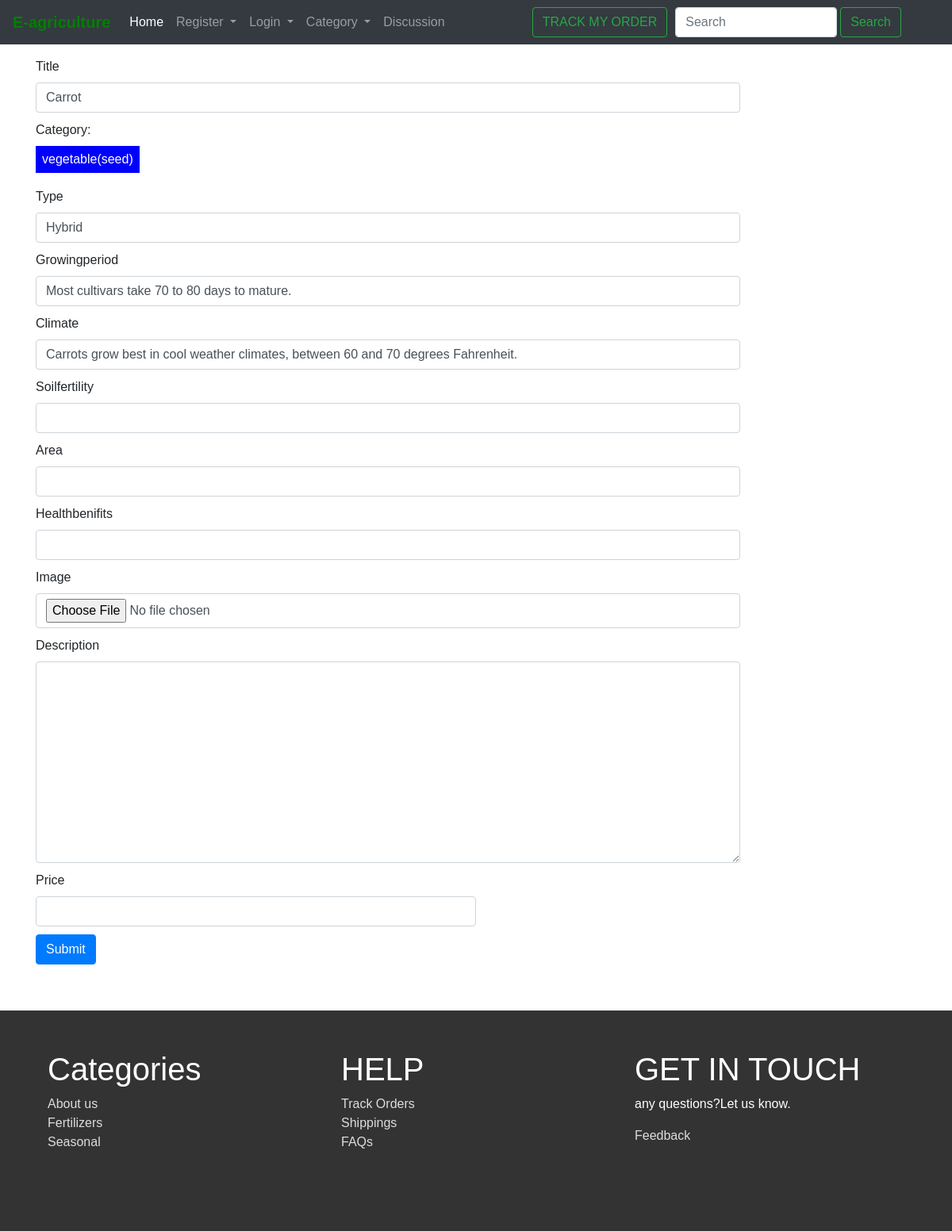
/seller/update/4/, run on the app's committed database.
### products/models.py (models this page shows, shortened)
class Product(models.Model):
    title = models.CharField(max_length=30)
    p_type = models.CharField(max_length=900,default='')
    p_area = models.CharField(max_length=900,default='',blank=True)
    growingperiod = models.CharField(max_length=900,default='',blank=True)
    climate = models.CharField(max_length=900,default='',blank=True)
    soilfertility = models.CharField(max_length=900,default='',blank=True)
    healthbenifits = models.TextField(max_length=2000,default='',blank=True)
    benifits = models.TextField(max_length=2000,default='',blank=True)
    content = models.TextField()
    fcomposition = models.CharField(max_length=1000,default='',blank=True)
    image = models.ImageField(default='default.jpg',upload_to='profile_pics',blank=False)
    date_posted = models.DateTimeField(default=timezone.now,null=True)
    category = models.CharField(max_length=30,default='')
    price = models.IntegerField()
    author = models.CharField(max_length=20)

### seller/views.py (the view)
# urls.py: path('update/<int:pk>/', update, name='update'),
def update(request,pk):
    currentuser = request.user.username
    if Seller.objects.filter(username=currentuser).exists():
        seller = 'yes'
    else:
        seller = None
    product = Product.objects.filter(id=pk).first()
    category = Category.objects.all()
    context = {
        'seller':seller,
        'product':product,
        'category':category
    }
    return render(request, 'seller/update.html', context)

### seller/templates/seller/update.html (shortened to what this page needs)
{% extends 'customer/base1.html' %}
{% block content %}
    <div class="row">
        <div class="container">
            <div class="addproduct">
                <form  method="POST" action="/seller/updateproduct/{{product.id}}/"  enctype="multipart/form-data">
                    <span>
                        <label for="title" >Title</label>
                        <input type="text" id="title" value="{{ product.title }}" name='title' class="form-control">
                    </span>
                    <span>
                        <label for="category">Category:</label>  <br>
                        <label class="cat">{{product.category}}</label>
                    </span>
                    <span class="p_type">
                        <label for="p_type" >Type</label>
                        <input type="p_type" id="p_type" value="{{ product.p_type }}" name='p_type' class="form-control">
                    </span>
                    <span class="growingperiod">
                        <label for="growingperiod">Growingperiod</label>
                        <input type="text" id="growingperiod" value="{{ product.growingperiod }}"  name='growingperiod' class="form-control">
                    </span>
                    <span class="climate">
                        <label for="climate">Climate</label>
                        <input type="text" id="climate" value="{{ product.climate }}" name='climate' class="form-control">
                    </span>
                    <span class="soilfertility">
                        <label for="soilfertility">Soilfertility</label>
                        <input type="text" id="soilfertility" name='soilfertility' class="form-control">
                    </span>
                    <span class="area">
                        <label for="area">Area</label>
                        <input type="text" id="area" name='area' class="form-control">
                    </span>
                    <span class="healthbenifits">
                        <label for="healthbenifits">Healthbenifits</label>
                        <input type="text" id="healthbenifits" name='healthbenifits' class="form-control">
                    </span>
                    <span class="image">
                        <label for="image" >Image</label>
                        <input type="file" id="image" name='image' class="form-control">
                    </span>
                    <span class="content">
                        <label for="content" >Description</label>
                        <textarea name="content" id="content" cols="100" rows="10" class="form-control"></textarea>
                    </span>
                    <span class="price">
                        <label for="price" >Price</label>
                        <input type="number" id="price" name='price' class="form-control">
                    </span>
                    <span>
                        <button type="submit" class="btn btn-primary">Submit</button>
                    </span>
                </form>
            </div>
        </div>
    </div>
            </div>
{% endblock %}

### customer/static/customer/css/home.css (style rules this page uses)
* { font-family: 'Gill Sans', 'Gill Sans MT', Calibri, 'Trebuchet MS', sans-serif; padding: 0px; margin: 0px; }
body { margin: 0px; padding: 0px; overflow-x: hidden; }

### seller/templates/seller/update.html (style rules this page uses)
.form-control { width: 80%; }
#price { width: 50%; }
.addproduct span { width:100%; float:left; margin-bottom:10px; }
.cat { background: blue; color: white; padding: 5px 8px; }

### data on the page
Product: title "Carrot", category "vegetable(seed)", p_type "Hybrid", growingperiod "Most cultivars take 70 to 80 days to mature.", climate "Carrots grow best in cool weather climates, between 60 and 70 degrees Fahrenheit."
